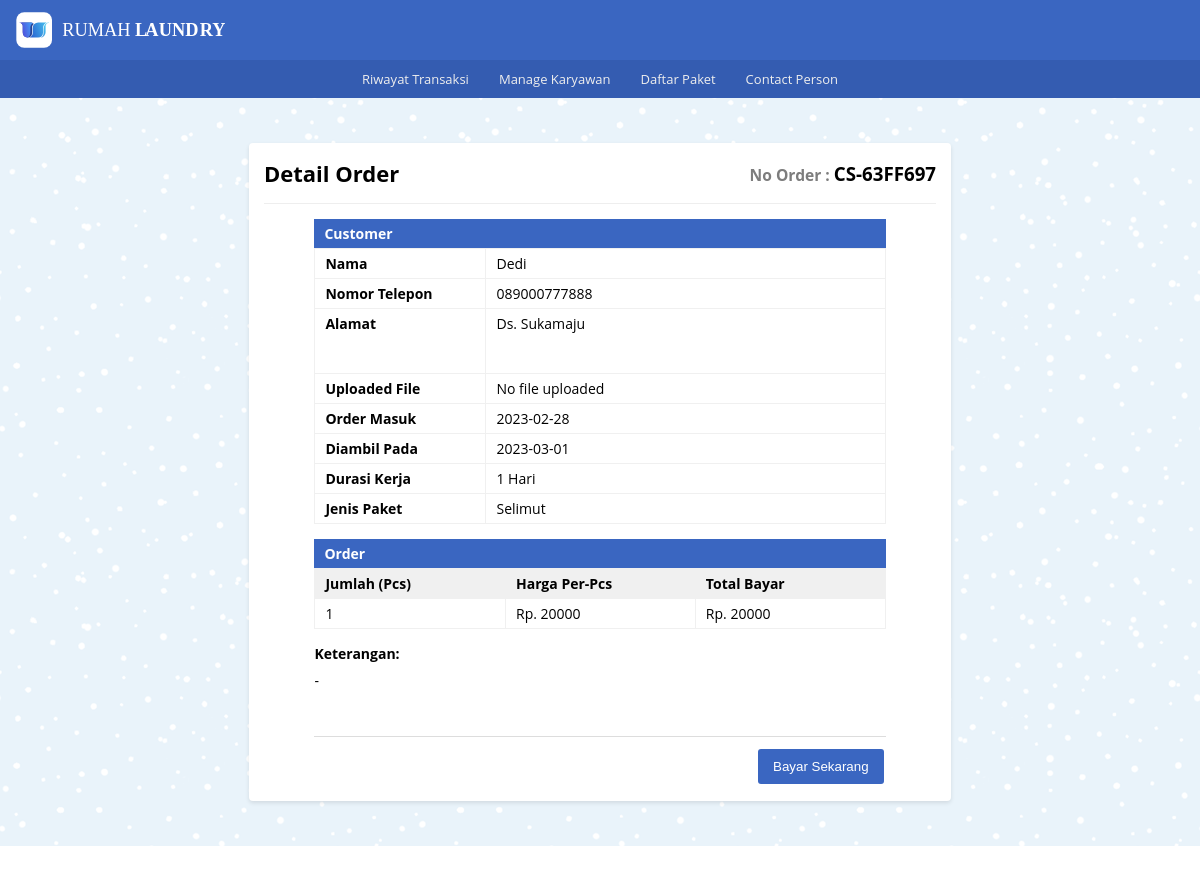
Screenshot of /detail_order/detail_cs/detail_order_cs.php?or_cs_number=CS-63FF697 with the database file from the repository.
### tables this page shows
CREATE TABLE `tb_order_cs` (
  `id_order_cs` int NOT NULL,
  `or_cs_number` varchar(10) NOT NULL,
  `nama_pel_cs` varchar(100) NOT NULL,
  `no_telp_cs` varchar(13) NOT NULL,
  `alamat_cs` text NOT NULL,
  `jenis_paket_cs` varchar(100) NOT NULL,
  `wkt_krj_cs` varchar(30) DEFAULT NULL,
  `jml_pcs` int NOT NULL,
  `harga_perpcs` int NOT NULL,
  `tgl_masuk_cs` date NOT NULL,
  `tgl_keluar_cs` date NOT NULL,
  `tot_bayar` double NOT NULL,
  `keterangan_cs` text NOT NULL,
  `file_path` varchar(255) NOT NULL
);

### _functions.php (called while the page is built, shortened)
<?php
$host	= 'localhost';
$user = 'root';
$pass	= '';
$db	= 'laundry_app';
$koneksi = mysqli_connect($host,$user,$pass,$db);
function query($query) {
    global $koneksi;
    $result = mysqli_query($koneksi, $query);
    $rows = [];
    while ($row = mysqli_fetch_assoc($result)) {
        $rows[] = $row;
    }
    return $rows;
}

### detail_order/detail_cs/detail_order_cs.php (the view, shortened to what this page needs)
<?php
   require_once('../../_header.php');
   $no_cs = $_GET['or_cs_number'];
   $data = query("SELECT * FROM tb_order_cs WHERE or_cs_number = '$no_cs'")[0];
?>
   <div id="detail_or_cs" class="main-content">
      <div class="container">
         <div class="baris">
            <div class="col mt-2">
               <div class="card-md">
                  <div class="card-title card-flex">
                     <div class="card-col">
                        <h2>Detail Order</h2>
                     </div>
                     <div class="card-col txt-right">
                        <h3 class="no-order"><small>No Order : </small><?= $data['or_cs_number']?></h3>
                     </div>
                  </div>
                  <div class="card-body">
                     <form action="" method="post">
                        <div class="jdl-or">
                           <h4>Customer</h4>
                        </div>
                        <table class="tb-detail_customer">
                           <tr>
                              <th>Nama</th>
                              <td><input type="text" name="nama_pel_cs" disabled value="<?=$data['nama_pel_cs']?>"></td>
                           </tr>
                           <tr>
                              <th>Nomor Telepon</th>
                              <td><input type="text" name="no_telp_cs" disabled value="<?=$data['no_telp_cs']?>"></td>
                           </tr>
                           <tr>
                              <th>Alamat</th>
                              <td>
                                 <textarea name="alamat_cs" disabled class="txt-area">
                                    <?=$data['alamat_cs']?>
                                 </textarea>
                              </td>
                           </tr>
                           <th>Uploaded File</th>
                           <td>
                              <?php if ($data['file_path']): ?>
                                 <a href="http://localhost/rumah_laundry/<?=$data['file_path']?>" target="_blank">View File</a>
                              <?php else: ?>
                                 <span>No file uploaded</span>
                              <?php endif; ?>
                           </td>
                           <tr>
                              <th>Order Masuk</th>
                              <td><input type="text" name="tgl_masuk_cs" disabled value="<?=$data['tgl_masuk_cs']?>"></td>
                           </tr>
                           <tr>
                              <th>Diambil Pada</th>
                              <td><input type="text" name="tgl_keluar_cs" disabled value="<?=$data['tgl_keluar_cs']?>"></td>
                           </tr>
                           <tr>
                              <th>Durasi Kerja</th>
                              <td><input type="text" name="wkt_krj_cs" disabled value="<?=$data['wkt_krj_cs']?>"></td>
                           </tr>
                           <tr>
                              <th>Jenis Paket</th>
                              <td><input type="text" name="jenis_paket_cs" disabled value="<?=$data['jenis_paket_cs']?>"></td>
                           </tr>
                        </table>
                        <div class="jdl-or">
                           <h4>Order</h4>
                        </div>
                        <table class="tb-detail_order">
                           <tr>
                              <th>Jumlah (Pcs)</th>
                              <th>Harga Per-Pcs</th>
                              <th>Total Bayar</th>
                           </tr>
                           <tr>
                              <td><input type="text" name="jml_pcs" disabled value="<?=$data['jml_pcs']?>"></td>
                              <td><input type="text" name="harga_perpcs" disabled value="<?= 'Rp. ' . $data['harga_perpcs']?>"></td>
                              <td><input type="text" name="tot_bayar" disabled value="<?= 'Rp. ' . $data['tot_bayar']?>"></td>
                           </tr>
                        </table>
                        <div class="details">
                           <h4 class="mb-01">Keterangan:</h4>
                           <p class="lead">
                              <textarea name="keterangan_cs" disabled class="txt-area">
                                 <?=$data['keterangan_cs']?>
                              </textarea>
                           </p>
                        </div>
                        <div class="form-footer_detail">
                           <div class="buttons">
                              <button type="submit" name="bayar_cs" class="btn-sm bg-primary">Bayar Sekarang</button>
                           </div>
                        </div>
                     </form>
                  </div>
               </div>
            </div>
         </div>
      </div>
   </div>
<?php require_once('../../_footer.php') ?>

### _assets/css/style.css (style rules this page uses)
* { margin: 0; padding: 0; box-sizing: border-box; }
html,body { width: 100%; max-width: 100%; position: relative; font-family: 'Open sans', sans-serif; display: flex; flex-direction: column; background-image: url(../img/blue-snow.png); overflow-x: hidden; }
.txt-right { text-align: right; }
.lead { line-height: 25px; }
.mt-2 { margin-top: 30px }
.mb-01 { margin-bottom: 8px }
h2 { font-size: 22px; }
.main-content { display: flex; flex-direction: column; }
.container { display: flex; flex-direction: column; width: 1080px; max-width: 100%; margin: auto; padding: 0 15px; min-height: 20px; }
.baris { position: relative; margin: 0 -15px; display: flex; flex-direction: row; flex-wrap: wrap; }
.bg-primary { border: 2px solid #3a66c1; color: #ffffff; background-color: #3a66c1; }
.col { flex: 1; }
.no-order small { color: #7d7d7d; }
.card-md { background-color: #fff; width: 65%; margin: 15px auto; padding: 15px; border-radius: 4px; box-shadow: 0 2px 4px rgba(0,0,0,0.10); }
.card-body { position: relative; }
.card-title { padding-bottom: 15px; margin-bottom: 15px; border-bottom: 1px solid #eeeeee; }
.card-flex { display: flex; flex-direction: row; align-items: center; justify-content: space-between; }
.card-col { flex: 1; }
.card-md .card-body table.tb-detail_customer, .card-md .card-body table.tb-detail_order { width: 85%; position: relative; margin: 0 auto; border-collapse: collapse; text-align: left; }
.card-md .card-body .jdl-or { width: 85%; font-size: 14px; padding: 5px 10px; margin: 0 auto; color: #fff; background-color: #3a66c1; }
.card-md .card-body .details { width: 85%; margin: 15px auto 0; font-size: 14px; }
table.tb-detail_customer tr th { width: 30%; }
table.tb-detail_customer tr td { width: 70%; }
table.tb-detail_customer tr th, table.tb-detail_customer tr td, table.tb-detail_order tr th, table.tb-detail_order tr td { vertical-align: top; padding: 5px 10px; font-size: 14px; border: 1px solid #f0f0f0; }
table.tb-detail_order tr th { background-color: #f0f0f0; }
table.tb-detail_order tr th, table.tb-detail_order tr td { text-align: left; }
table.tb-detail_customer tr td input, table.tb-detail_customer tr td .txt-area, table.tb-detail_order tr td input, .details p.lead .txt-area { width: 100%; font-family: 'Open sans', sans-serif; font-size: 14px; border: 0; background-color: transparent; color: #000; }
.txt-area { padding: 0 !important; margin: 0 !important; min-height: 50px; resize: none; overflow-y: auto; outline: none; white-space: normal; }
.form-footer .buttons, .form-footer_detail .buttons { text-align: right; width: 50%; margin-left: auto; }
.form-footer_detail { width: 85%; margin: 8px auto 0; border-top: 1px solid #dddddd; padding-top: 10px; display: flex; }
.btn-sm { display: inline-block; text-decoration: none; padding: 10px 15px; margin: 2px; border-radius: 3px; cursor: pointer; border: 0; }

### rows the page displays
tb_order_cs: or_cs_number "CS-63FF697", nama_pel_cs "Dedi", no_telp_cs "089000777888", alamat_cs "Ds. Sukamaju", tgl_masuk_cs "2023-02-28", tgl_keluar_cs "2023-03-01", wkt_krj_cs "1 Hari", jenis_paket_cs "Selimut", jml_pcs "1", harga_perpcs "Rp. 20000", tot_bayar "Rp. 20000", keterangan_cs "-"
